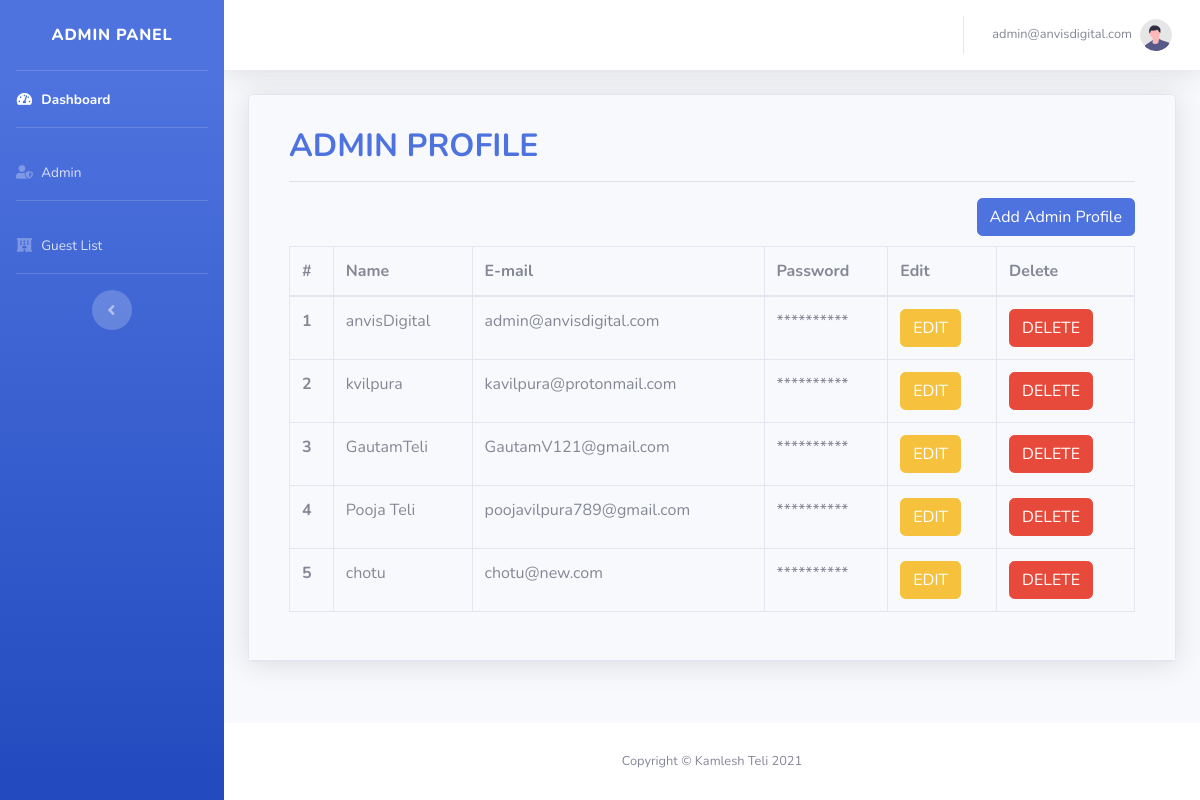
/admin/register.php (signed in), run on the app's committed database.
### tables this page shows
CREATE TABLE `ad_admin_user` (
  `userId` int(11) NOT NULL,
  `userName` varchar(100) NOT NULL,
  `userEmail` varchar(100) NOT NULL,
  `userPass` varchar(100) NOT NULL,
  `status` tinyint(1) NOT NULL DEFAULT 1
);

### admin/register.php (the view, shortened to what this page needs)
<?php
include('inc/settings.php');
include('inc/header.php');
include('inc/navbar.php');
?>
<div class="container-fluid">
  <div class="card shadow mb-4">
    <div class="card-header py3">
      <div class="card-body">
        <h2 class="m-10 font-weight-bold text-primary text-uppercase">Admin Profile</h2>
        <hr>
        <button type="button" class="btn btn-primary float-right" data-toggle="modal" data-target="#addadminprofile">
          Add Admin Profile
        </button><br><br>
        <?php
        $query = "SELECT * FROM  ad_admin_user WHERE status='1'";
        $query_run = mysqli_query($connection, $query);
        ?>
        <div class="table-responsive">
          <table class="table table-bordered" id="" width="100%" cellspacing="0">
            <thead>
              <tr>
                <th scope="col">#</th>
                <th scope="col">Name</th>
                <th scope="col">E-mail</th>
                <th scope="col">Password</th>
                <th scope="col">Edit</th>
                <th scope="col">Delete</th>
              </tr>
            </thead>
            <tbody>
              <?php
              if (mysqli_num_rows($query_run) > 0) {
                while ($row = mysqli_fetch_assoc($query_run)) {
              ?>
                  <tr>
                    <th scope="row"><?php echo $row['userId']; ?></th>
                    <td><?php echo $row['userName']; ?></td>
                    <td><?php echo $row['userEmail']; ?></td>
                    <td>**********</td>
                    <td>
                      <form action="ad-add-edit-admin-user.php" method='post'>
                        <button class="btn btn-warning" name="edit_btn" type="submit">EDIT</button>
                    </td>
                    <td>
                      <form action="code.php" method="post">
                        <button type="submit" name="delete_btn" class="btn btn-danger"> DELETE</button>
                      </form>
                    </td>
                  </tr>
              <?php
                }
              } else {
                echo "No Records Found";
              } ?>
            </tbody>
          </table>
        </div>
      </div>
    </div>
  </div>
</div>
</div>
<?php
include('inc/footer.php');
?>

### data on the page
ad_admin_user: userId "1", userName "anvisDigital", userEmail "admin@anvisdigital.com"
ad_admin_user: userId "2", userName "kvilpura", userEmail "kavilpura@protonmail.com"
ad_admin_user: userId "3", userName "GautamTeli", userEmail "GautamV121@gmail.com"
ad_admin_user: userId "4", userName "Pooja Teli", userEmail "poojavilpura789@gmail.com"
ad_admin_user: userId "5", userName "chotu", userEmail "chotu@new.com"

### other printed values
$_SESSION['username'] "admin@anvisdigital.com"
